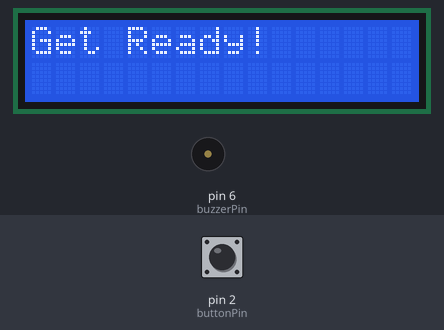
Bench run of a sketch on a simulated Arduino Uno, built with avr-gcc and run on an emulated ATmega328P. Parts: 16×2 character LCD, buzzer (waves = sounding). Inputs (shaded band) come from the test bench; at power-on: pin 2 (buttonPin) HIGH. Random numbers use the default seed unless the sketch sets one. At 30.7 s the program stops and its outputs stay as they are.

Above: at 5.1 s.
At 10.2 s:
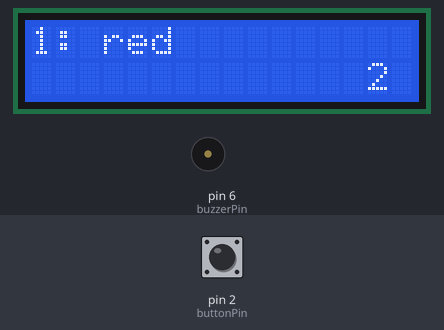
10.3 s: pin 2 (buttonPin) pulled LOW for 0.15 s
At 12.6 s:
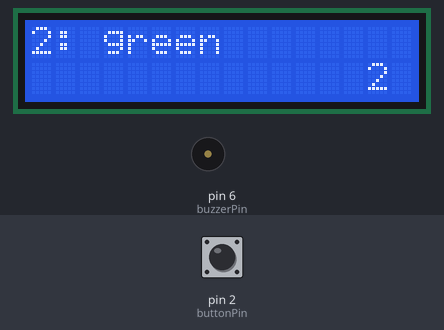
13.4 s: pin 2 (buttonPin) pulled LOW for 3.2 s
At 16.7 s:
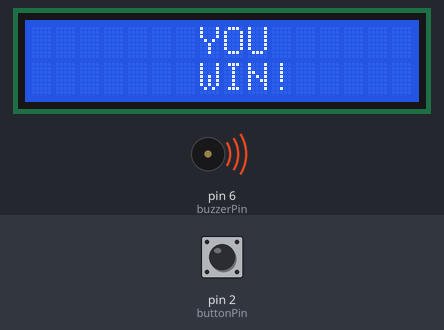
Timing chart, 0 to 32.2 s (numbered marks = the images above; inputs shaded):
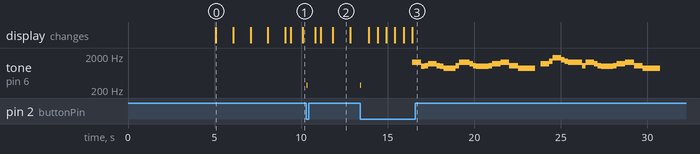

Measured:
- by itself, tone on pin 6 (buzzerPin): plays 272 Hz for 0.01 s, 1318 Hz for 0.50 s, 988 Hz for 0.20 s, 1046 Hz for 0.20 s, 1175 Hz for 0.50 s, 1046 Hz for 0.20 s … (34 notes in this stretch)
- what the display in image 0 shows lasts 1.0 s, from 5.1 s to 6.1 s

The sketch:

COMP444_4C_DIYWhoAmI_ChangedSounds.ino
```cpp
#include <LiquidCrystal.h>
LiquidCrystal lcd(13, 12, 11, 10, 9, 8);

int buttonPin = 2;
int buzzerPin = 6;
int buttonPressTime = 0;

long timeLimit = 4000;
long startTime = 0;
int roundNumber = 0;
const int arraySize = 7;

// array changed again to small set, for quicker win sound
const char* words[arraySize] = { "red", "yellow", "blue", "green", "indigo",
                                 "orange", "violet" };

int sequence[] = { -1, -1, -1, -1, -1, -1, -1 };

void setup() {
  pinMode(buttonPin, INPUT_PULLUP);

  lcd.begin(16, 2);

  generateRandomOrder();

  showStartSequence();
}

void loop() {
  for (int i = 0; i < arraySize; i++) {

    lcd.clear();

    roundNumber = i + 1;
    lcd.print(roundNumber);
    lcd.print(": ");
    lcd.print(words[sequence[i]]);

    startTime = millis();

    while (digitalRead(buttonPin) == HIGH) {

      int roundedTime = round((timeLimit - (millis() - startTime)) / 1000);
      lcd.setCursor(14, 1);
      lcd.print("  ");
      lcd.setCursor(14, 1);
      lcd.print(roundedTime);
      delay(15);

      if (millis() - startTime > timeLimit) {
        gameOver();
      }

      if (digitalRead(buttonPin) == LOW) {
        tone(buzzerPin, 272, 10);
      }
    }

    delay(500);
  }
  winner();
}


//-------------------------------------------------------------------
void showStartSequence() {
  lcd.clear();

  lcd.setCursor(0, 0);
  lcd.print("Category:");

  lcd.setCursor(0, 1);
  lcd.print("Colours");

  delay(5000);

  lcd.clear();
  lcd.print("Get Ready!");
  delay(1000);

  lcd.clear();
  lcd.print("3");
  delay(1000);

  lcd.clear();
  lcd.print("2");
  delay(1000);

  lcd.clear();
  lcd.print("1");
  delay(1000);
}

void generateRandomOrder() {

  randomSeed(analogRead(0));

  for (int i = 0; i < arraySize; i++) {
    int currentNumber = 0;
    boolean match = false;

    do {
      currentNumber = random(0, arraySize);
      match = false;
      for (int i = 0; i < arraySize; i++) {
        if (currentNumber == sequence[i]) {
          match = true;
        }
      }
    } while (match == true);
    sequence[i] = currentNumber;
  }
}

void gameOver() {
  lcd.clear();

  lcd.setCursor(0, 0);
  lcd.print("Game Over");

  lcd.setCursor(0, 1);
  lcd.print("Score: ");
  lcd.print(roundNumber - 1);

  tone(buzzerPin, 65, 950);  // C2
  delay(950);
  tone(buzzerPin, 132, 400);  //C3
  delay(400);
  tone(buzzerPin, 156, 400);  // Eb3
  delay(800);
  tone(buzzerPin, 175, 450);  // F3
  delay(900);
  tone(buzzerPin, 185, 550);  // F#3
  delay(550);

  while (true) {}
}

void winner() {
  lcd.clear();

  lcd.setCursor(7, 0);
  lcd.print("YOU");

  lcd.setCursor(7, 1);
  lcd.print("WIN!");

  tone(buzzerPin, 1318, 500);  //E6
  delay(500);
  tone(buzzerPin, 988, 200);  //B5
  delay(200);
  tone(buzzerPin, 1046, 200);  //C6
  delay(200);
  tone(buzzerPin, 1175, 500);  //D6
  delay(500);
  tone(buzzerPin, 1046, 200);  //C6
  delay(200);
  tone(buzzerPin, 988, 200);  //B5
  delay(200);
  tone(buzzerPin, 880, 500);  //A5
  delay(500);
  tone(buzzerPin, 880, 200);  //A5
  delay(200);
  tone(buzzerPin, 1046, 200);  //C6
  delay(200);
  tone(buzzerPin, 1318, 600);  //E6
  delay(600);
  tone(buzzerPin, 1175, 200);  //D6
  delay(200);
  tone(buzzerPin, 1046, 200);  //C6
  delay(200);
  tone(buzzerPin, 988, 500);  //B5
  delay(500);
  tone(buzzerPin, 988, 200);  //B5
  delay(200);
  tone(buzzerPin, 1046, 200);  //C6
  delay(200);
  tone(buzzerPin, 1175, 500);  //D6
  delay(500);
  tone(buzzerPin, 1318, 500);  //E6
  delay(500);
  tone(buzzerPin, 1046, 500);  //C6
  delay(500);
  tone(buzzerPin, 880, 500);  //A5
  delay(500);
  tone(buzzerPin, 880, 500);  //A5
  delay(800);

  tone(buzzerPin, 1175, 500);  //D6
  delay(500);
  tone(buzzerPin, 1397, 200);  //F6
  delay(200);
  tone(buzzerPin, 1760, 500);  //A6
  delay(500);
  tone(buzzerPin, 1568, 200);  //G6
  delay(200);
  tone(buzzerPin, 1397, 200);  //F6
  delay(200);
  tone(buzzerPin, 1318, 800);  //E6
  delay(800);
  tone(buzzerPin, 1046, 200);  //C6
  delay(200);
  tone(buzzerPin, 1318, 500);  //E6
  delay(500);
  tone(buzzerPin, 1175, 200);  //D6
  delay(200);
  tone(buzzerPin, 1046, 200);  //C6
  delay(200);
  tone(buzzerPin, 988, 500);  //B5
  delay(500);
  tone(buzzerPin, 988, 200);  //B5
  delay(200);
  tone(buzzerPin, 1046, 200);  //C6
  delay(200);
  tone(buzzerPin, 1175, 500);  //D6
  delay(500);
  tone(buzzerPin, 1318, 500);  //E6
  delay(500);
  tone(buzzerPin, 1046, 500);  //C6
  delay(500);
  tone(buzzerPin, 880, 500);  //A5
  delay(500);
  tone(buzzerPin, 880, 500);  //A5
  delay(500);

  while (true) {}
}
```
